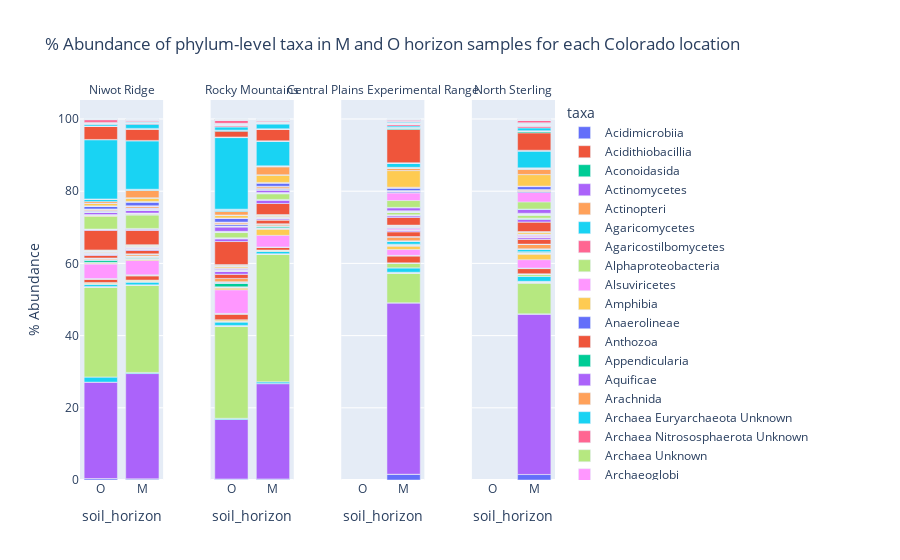

Notebook source saved alongside this figure:
### Markdown cell above
## Plot the taxa abundance of M and O horizon soil samples for each location

Using the plotly library, the percent abundance of the taxa is plotted as a bar chart for each geo location and faceted by soil horizon.

### Code cell
geo_fig = px.bar(loc_abund_df, x = "soil_horizon", y="avg_relative_abundance", color = "taxa", 
                 facet_col = "location",
                 facet_col_spacing = 0.1,
                 title = "% Abundance of phylum-level taxa in M and O horizon samples for each Colorado location", 
                 labels = {"geo_loc_name": "Location", "avg_relative_abundance": "% Abundance"},
                 height = 600)
# update figure to remove "location=" from facet column labels
geo_fig.for_each_annotation(lambda a: a.update(text=a.text.replace("location=", "")))

# show figure
geo_fig.show()
